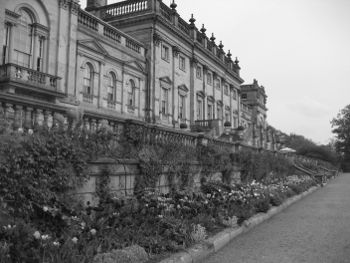
#> input picture AULA13_Segmentacao/harewood.jpg, 350 x 263 px
$ jupyter execute --allow-errors 'Exercício_segmentacao.ipynb'
#> lines starting #> are read from the running program, lines starting #| are printed output that depends on the picture; after the words box and inside, x2 and y2 are one past the last pixel; in counts of white or black regions, pixels touching at a corner belong together
[cell 1]
import cv2
import numpy as np
import matplotlib.pyplot as plt

kernel = cv2.getStructuringElement(cv2.MORPH_CROSS, (3, 3))

def plot(imgs, titles, img_per_line = 3):
  plt.figure(figsize=(20, 20))
  for i, (img, title) in enumerate(zip(imgs, titles)):
    plt.subplot(img_per_line, img_per_line, i+1)
    plt.imshow(img, cmap='gray')
    plt.title(title)

def compararImagens(img1, img2):
  total = 0
  iguais = 0
  img1 = cv2.resize(img1, (img2.shape[1], img2.shape[0]))

  for i in range(img1.shape[0]):
    for j in range(img1.shape[1]):
      if img1[i][j] == img2[i][j]:
        iguais += 1
      total += 1
  return iguais/total


def kmeans(img, k):
  img = cv2.cvtColor(img, cv2.COLOR_BGR2RGB)
  pixel_values = img.reshape((-1,3))
  pixel_values = np.float32(pixel_values)
  criteria = (cv2.TERM_CRITERIA_EPS + cv2.TERM_CRITERIA_MAX_ITER, 100, 0.2)

  _,labels,(centers) = cv2.kmeans(pixel_values,k,None,criteria,10,cv2.KMEANS_RANDOM_CENTERS)
  centers = np.uint8(centers)
  labels = labels.flatten()
  segmented_image = centers[labels.flatten()]
  segmented_image = segmented_image.reshape((img.shape))
  return segmented_image

### 1) Aplique o algoritmo de limiarização do Método de Otsu. Utilize-o nas imagens “harewood.jpg”, “nuts.jpg”, “snow.jpg” e “img_aluno”.

[cell 2]
harewood = cv2.imread('harewood.jpg', cv2.IMREAD_GRAYSCALE)
#> harewood is the input picture: shape (263, 350); min 3, max 255, mean 116.2
nuts = cv2.imread('nuts.jpg', cv2.IMREAD_GRAYSCALE)
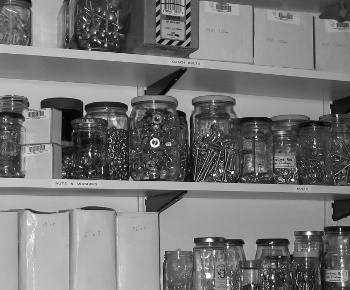
#> input picture AULA13_Segmentacao/nuts.jpg, 350 x 290 px
#> nuts is the input picture: shape (290, 350); min 0, max 255, mean 117.4
snow = cv2.imread('snow.jpg', cv2.IMREAD_GRAYSCALE)
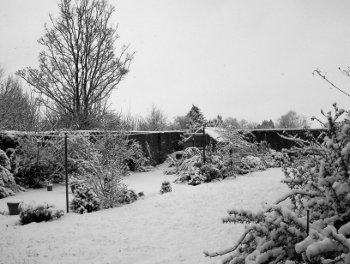
#> input picture AULA13_Segmentacao/snow.jpg, 350 x 264 px
#> snow is the input picture: shape (264, 350); min 0, max 255, mean 164.8
img_alunos = cv2.imread('img_aluno.jpg', cv2.IMREAD_GRAYSCALE)
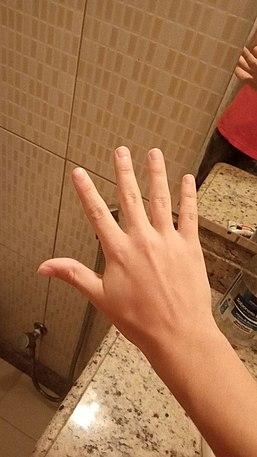
#> input picture AULA13_Segmentacao/img_aluno.jpg, 257 x 457 px
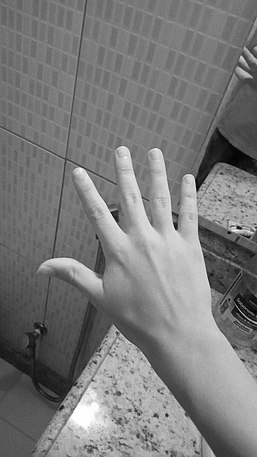
#> img_alunos: shape (457, 257); min 0, max 255, mean 122.2
plot([harewood, nuts, snow, img_alunos], ['harewood', 'nuts', 'snow', 'img_alunos'], 4)
#> the loop in plot, `for i, (img, title) in enumerate(zip(imgs, titles)):` made 4 passes
#> title on passes 1 to 4: 'harewood', 'nuts', 'snow', 'img_alunos'

# metodo de otsu
_, harewood_otsu = cv2.threshold(harewood, 0, 255, cv2.THRESH_BINARY + cv2.THRESH_OTSU)
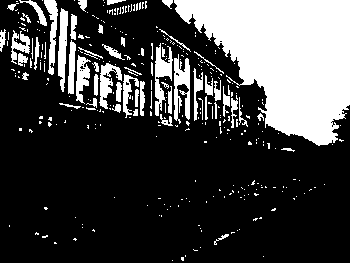
#> harewood_otsu: shape (263, 350); 26% white; 334 white regions (275 under 20 px), largest, box (x1, y1, x2, y2) and area: (174, 0, 350, 146) 15793, (174, 54, 190, 124) 674, (155, 43, 173, 116) 609
_, nuts_otsu = cv2.threshold(nuts, 0, 255, cv2.THRESH_BINARY + cv2.THRESH_OTSU)
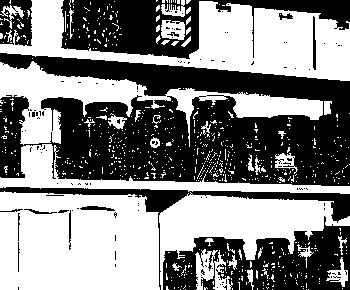
#> nuts_otsu: shape (290, 350); 51.2% white; 121 black regions (106 under 20 px), largest, box (x1, y1, x2, y2) and area: (0, 53, 350, 186) 29278, (61, 0, 350, 59) 7789, (163, 216, 350, 290) 7497
_, snow_otsu = cv2.threshold(snow, 0, 255, cv2.THRESH_BINARY + cv2.THRESH_OTSU)
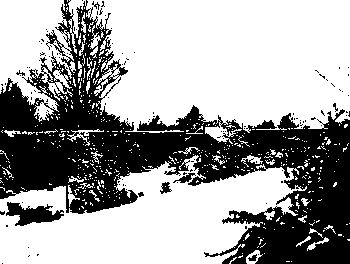
#> snow_otsu: shape (264, 350); 63.6% white; 119 black regions (110 under 20 px), largest, box (x1, y1, x2, y2) and area: (0, 0, 350, 264) 32296, (6, 202, 64, 226) 751, (173, 173, 196, 183) 90
_, img_alunos_otsu = cv2.threshold(img_alunos, 0, 255, cv2.THRESH_BINARY + cv2.THRESH_OTSU)
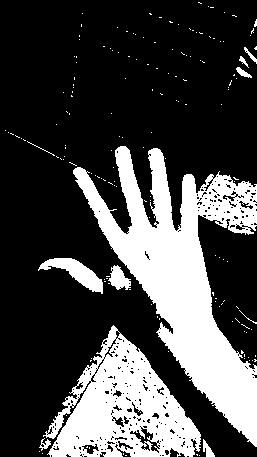
#> img_alunos_otsu: shape (457, 257); 27.4% white; 167 white regions (156 under 20 px), largest, box (x1, y1, x2, y2) and area: (73, 146, 257, 447) 19692, (43, 325, 201, 457) 10504, (38, 258, 103, 294) 903
plot([harewood_otsu, nuts_otsu, snow_otsu, img_alunos_otsu], ['harewood_otsu', 'nuts_otsu', 'snow_otsu', 'img_alunos_otsu'], 4)
#> the loop in plot (call 2), `for i, (img, title) in enumerate(zip(imgs, titles)):` made 4 passes

### 2) Considere a pasta de atividade_2 que contém imagens de corpo caloso. Fazer o K-means com objetivo de SEGMENTAR apenas as imagens de corpo caloso.

Para tanto você terá as imagens de corpo caloso original (com destaque em vermelho da região do corpo caloso. Binarize essas imagen. Depois faça a imagem caloso segmentada pelo k-means para comparar se a segmentação foi boa.

[cell 3]
caso_1 = cv2.imread('atividade_2/Caso_1.png')
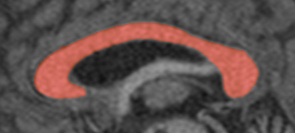
#> input picture AULA13_Segmentacao/atividade_2/Caso_1.png, 295 x 133 px
#> caso_1 is the input picture: shape (133, 295, 3); mean B, G, R 76.9, 79.1, 93.6
caso_2 = cv2.imread('atividade_2/Caso_2.png')
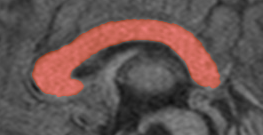
#> input picture AULA13_Segmentacao/atividade_2/Caso_2.png, 263 x 135 px
#> caso_2 is the input picture: shape (135, 263, 3); mean B, G, R 80.3, 82.5, 98.6
caso_3 = cv2.imread('atividade_2/Caso_3.png')
caso_4 = cv2.imread('atividade_2/Caso_4.png')

caso_1_o = cv2.imread('atividade_2/Caso_1_o.png')
caso_2_o = cv2.imread('atividade_2/Caso_2_o.png')
caso_3_o = cv2.imread('atividade_2/Caso_3_o.png')
caso_4_o = cv2.imread('atividade_2/Caso_4_o.png')

lower_red = np.array([0,50,50])
upper_red = np.array([10,255,255])

caso_1_hsv = cv2.cvtColor(caso_1, cv2.COLOR_BGR2HSV)
#> caso_1_hsv: shape (133, 295, 3); mean H, S, V 0.7, 21.6, 93.6
caso_2_hsv = cv2.cvtColor(caso_2, cv2.COLOR_BGR2HSV)
#> caso_2_hsv: shape (135, 263, 3); mean H, S, V 0.7, 23.5, 98.6
#> (the rest of this cell did not finish here and is left out)
